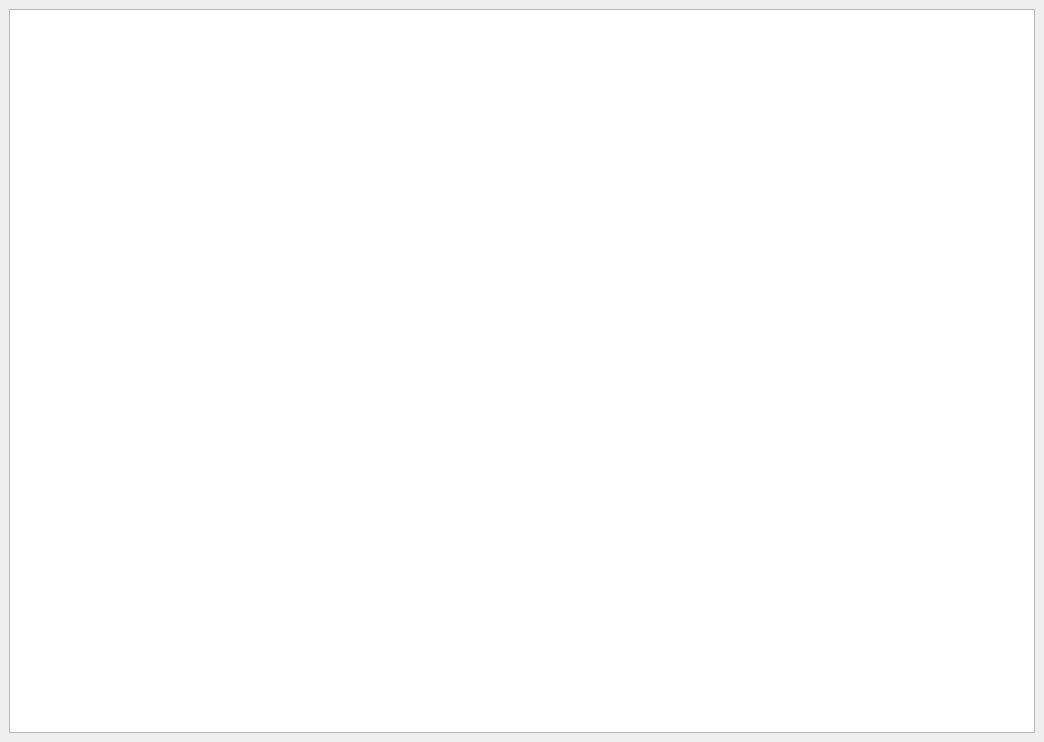
<?xml version="1.0" encoding="UTF-8"?>
<ui version="4.0">
 <class>main</class>
 <widget class="QMainWindow" name="main">
  <property name="geometry">
   <rect>
    <x>0</x>
    <y>0</y>
    <width>1044</width>
    <height>742</height>
   </rect>
  </property>
  <property name="sizePolicy">
   <sizepolicy hsizetype="Expanding" vsizetype="Expanding">
    <horstretch>0</horstretch>
    <verstretch>0</verstretch>
   </sizepolicy>
  </property>
  <property name="windowTitle">
   <string>Distributed chat</string>
  </property>
  <widget class="QWidget" name="centralwidget">
   <layout class="QGridLayout" name="gridLayout_2">
    <item row="0" column="0">
     <layout class="QGridLayout" name="gridLayout">
      <item row="0" column="0">
       <widget class="QGraphicsView" name="graphicsView"/>
      </item>
     </layout>
    </item>
   </layout>
  </widget>
  <action name="actionQuit">
   <property name="text">
    <string>&amp;Quit</string>
   </property>
  </action>
  <action name="actionAbout">
   <property name="text">
    <string>&amp;About</string>
   </property>
  </action>
  <action name="actionAbout_2">
   <property name="text">
    <string>About</string>
   </property>
  </action>
  <action name="actionAbout_3">
   <property name="text">
    <string>About</string>
   </property>
  </action>
  <action name="actionInfo">
   <property name="text">
    <string>Info</string>
   </property>
  </action>
 </widget>
 <resources/>
 <connections>
  <connection>
   <sender>actionQuit</sender>
   <signal>triggered()</signal>
   <receiver>main</receiver>
   <slot>close()</slot>
   <hints>
    <hint type="sourcelabel">
     <x>-1</x>
     <y>-1</y>
    </hint>
    <hint type="destinationlabel">
     <x>399</x>
     <y>299</y>
    </hint>
   </hints>
  </connection>
 </connections>
</ui>
